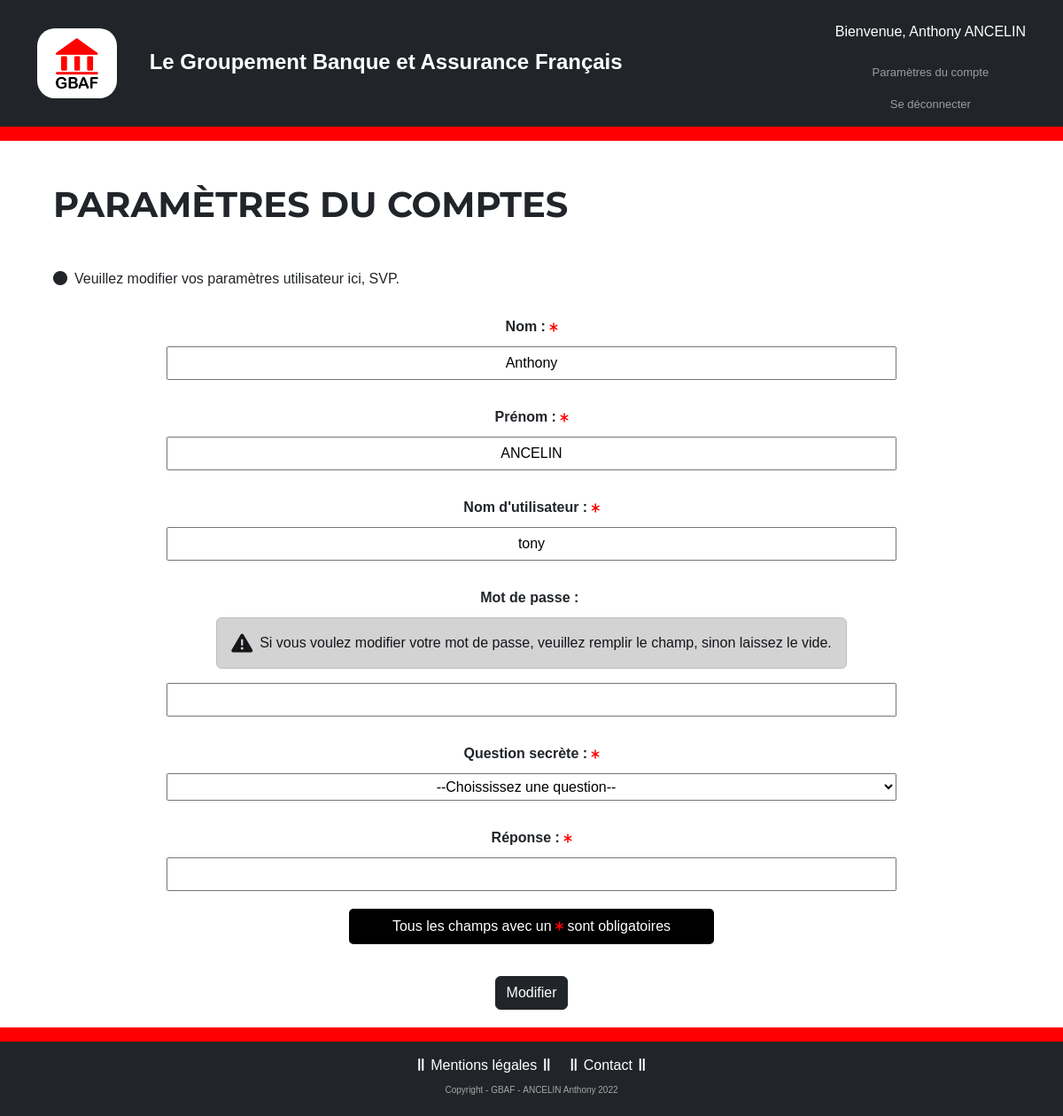
Screenshot of /settings.php (signed in) with the database file from the repository.
### tables this page shows
CREATE TABLE `account` (
  `user_id` int(11) NOT NULL,
  `last_name` varchar(64) NOT NULL,
  `first_name` varchar(32) NOT NULL,
  `user_name` varchar(64) NOT NULL,
  `password` varchar(255) NOT NULL,
  `question` varchar(255) NOT NULL,
  `answer` varchar(255) NOT NULL
);

### _includes/functions.php (called while the page is built, shortened)
<?php
include('connect/db.php');
function get_account($user_id)
{
  global $bdd;
  try {
    $sth = $bdd->prepare(
      "SELECT * FROM account WHERE user_id = :user_id"
    );
    $sth->execute([
      'user_id' => $user_id
    ]);
    $account = $sth->fetch();
  } catch (PDOException $e) {
    return false;
  }
  return $account;
}

### _includes/config.php (called while the page is built)
<?php
$regex_password = "^(?=.*[a-z])(?=.*[A-Z])(?=.*\d)[a-zA-Z\d]{8,}$";

### settings.php (the view, shortened to what this page needs)
<?php
include('./_includes/common.php');
$account = get_account($_SESSION['account']['user_id']);
$title = "Paramètres du comptes";
include('./_includes/header.php');
?>
<main>
  <section>
    <div class="settings">
      <h2 class="fs-1 fw-bold text-uppercase mt-5 mb-5"><?= $title ?></h2>
      <p><i class="fa-solid fa-circle me-2"></i>Veuillez modifier vos paramètres utilisateur ici, SVP.</p>
      <form id="form-login" action="./action/settings.php" method="post">
        <div>
          <label for="first_name">Nom : <i class="fa-solid fa-asterisk"></i></label>
          <input type="text" id="first_name" name="first_name" minlength="2" value="<?= htmlspecialchars($account['first_name']) ?>" required>
        </div>
        <div>
          <label for="last_name">Prénom : <i class="fa-solid fa-asterisk"></i></label>
          <input type="text" id="last_name" name="last_name" minlength="2" value="<?= htmlspecialchars($account['last_name']) ?>" required>
        </div>
        <div>
          <label for="user_name">Nom d'utilisateur : <i class="fa-solid fa-asterisk"></i></label>
          <input type="text" id="user_name" name="user_name" minlength="2" value="<?= htmlspecialchars($account['user_name']) ?>" required>
        </div>
        <div>
          <label for="password">Mot de passe : </label>
          <div class="alert alert-dark d-flex align-items-center" role="alert">
            <i class="fa-solid fa-triangle-exclamation fs-4 me-2"></i>
            <div>
              Si vous voulez modifier votre mot de passe, veuillez remplir le champ, sinon laissez le vide.
            </div>
          </div>
          <input type="password" id="password" name="password" pattern="<?= $regex_password ?>">
        </div>
        <div>
          <label for="question">Question secrète : <i class="fa-solid fa-asterisk"></i></label>
          <select name="question" id="question" required>
          <option value="">--Choississez une question--</option>
          </select>
        </div>
        <div>
          <label for="answer">Réponse : <i class="fa-solid fa-asterisk"></i></label>
          <input type="text" id="answer" name="answer" value="<?= htmlspecialchars($account['answer']) ?>" required>
        </div>
        <div>
          <p>Tous les champs avec un <i class="fa-solid fa-asterisk"></i> sont obligatoires</p>
        </div>
        <div>
          <button type="submit" class="btn btn-dark">Modifier</button>
        </div>
      </form>
  </section>
</main>
<?php include('./_includes/footer.php'); ?>

### assets/css/styles.css (style rules this page uses)
:root { --primary: #ff0000; --light0: #ffffff; --light1: #b8b8b8e0; --dark0: #000000; --dark1: #212529; --Open: "Open", sans-serif; --Montserrat: "Montserrat", sans-serif; }
html { scroll-behavior: smooth; }
body { font-family: var(--Open); min-height: 100vh; display: flex; flex-direction: column; }
h1, h2, h3, h4, h5, h6 { font-family: var(--Montserrat); }
input, select, textarea { width: 100%; padding: 5px; text-align: center; }
main { width: 90%; margin: auto; flex: 1; }
#form-login { margin: auto; width: 80%; }
#form-login > div { display: flex; flex-direction: column; align-items: center; margin: 20px; }
#form-login > div > p { background-color: var(--dark0); color: var(--light0); width: 50%; height: 40px; display: flex; justify-content: center; align-items: center; border-radius: 5px; }
#form-login > div > label { margin: 10px; font-weight: bold; }
.fa-asterisk { color: var(--primary); font-size: 12px; }

### rows the page displays
account: first_name "Anthony", last_name "ANCELIN", user_name "tony"

### other values shown
$_SESSION['account']['first_name'] "Anthony"
$_SESSION['account']['last_name'] "ANCELIN"
$title "PARAMÈTRES DU COMPTES"
